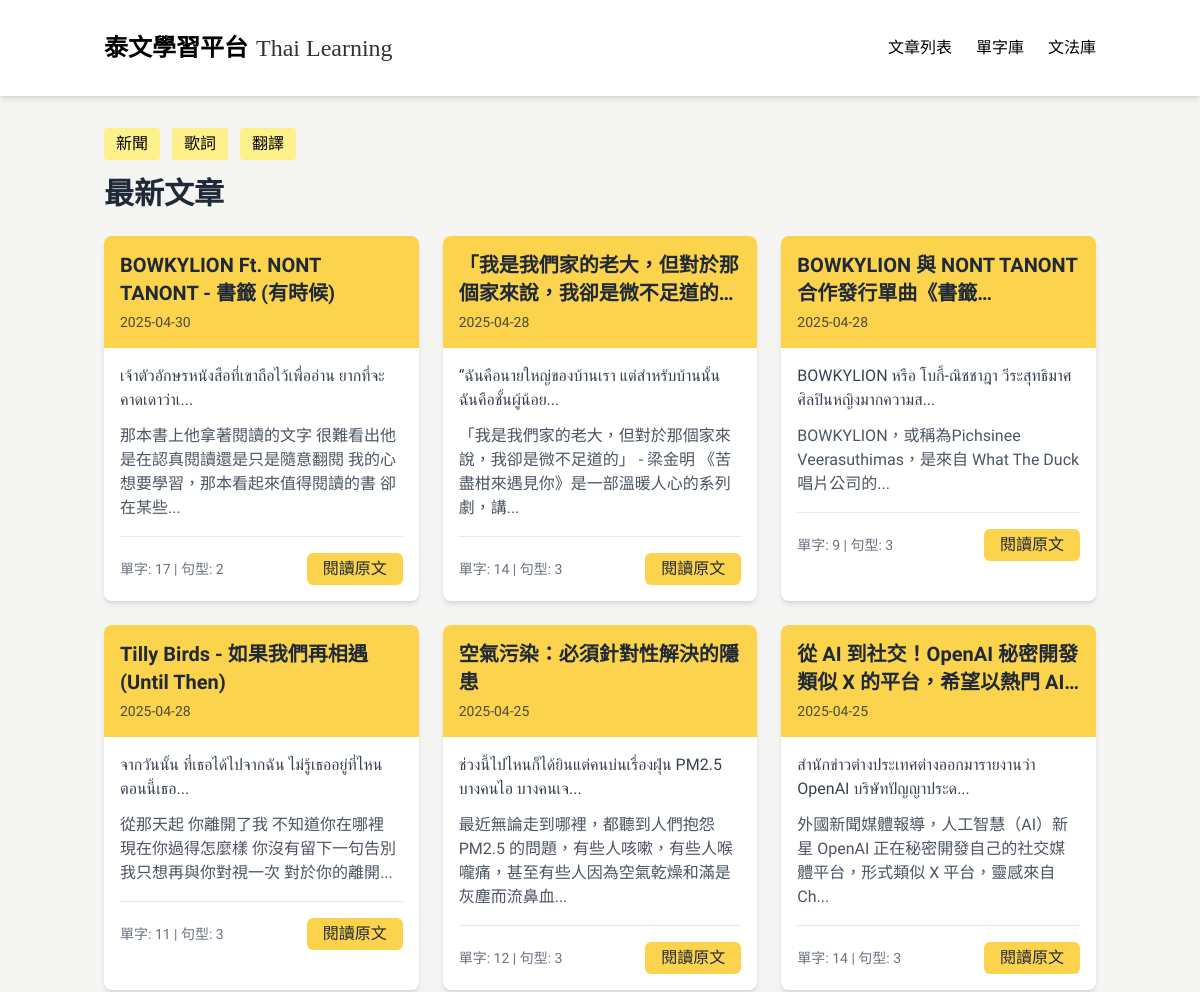
Before: / (upper part) with the older database file.
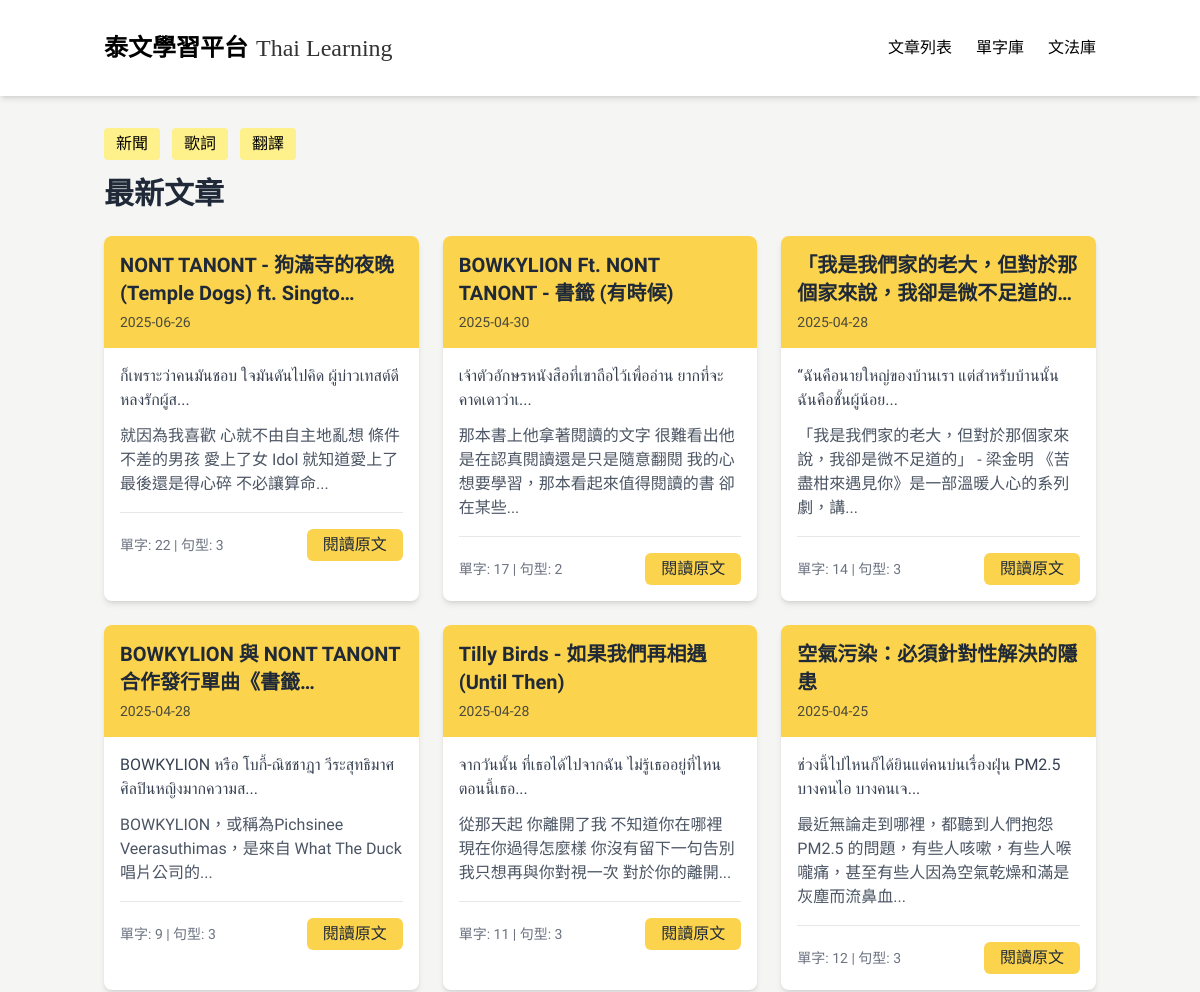
After: the same page with the newer database file.
### tables this page shows
CREATE TABLE Article (
            id INTEGER PRIMARY KEY AUTOINCREMENT,
            title TEXT,
            chineseTitle TEXT,
            content TEXT,
            chineseContent TEXT,
            category TEXT,
            url TEXT,
            status TEXT,
            createdAt TEXT,
            updatedAt TEXT,
            authorId INTEGER
        );

### app_sqlite.py (the view)
@app.route('/')
def index():
    conn = get_db_connection()
    articles = conn.execute('SELECT * FROM Article WHERE status = "published" ORDER BY createdAt DESC').fetchall()
    article_data = []
    for article in articles:
        article_id = article['id']
        word_count = conn.execute('SELECT COUNT(*) FROM WordArticle WHERE articleId = ?', (article_id,)).fetchone()[0]
        grammar_count = conn.execute('SELECT COUNT(*) FROM GrammarArticle WHERE articleId = ?', (article_id,)).fetchone()[0]
        category = article['category']
        if category and '_' in category:
            main_cat, sub_cat = category.split('_', 1)
        else:
            main_cat, sub_cat = 'uncategorized', 'uncategorized'
        article_data.append({
            **dict(article),
            'wordCount': word_count,
            'grammarCount': grammar_count,
            'mainCategory': main_cat,
            'subCategory': sub_cat
        })
    conn.close()
    return render_template('index_adjust.html', articles=article_data)

### app_sqlite.py (called while the page is built)
def get_db_connection():
    base_path = os.path.dirname(os.path.abspath(__file__))
    db_path = os.path.join(base_path, 'data.db')
    conn = sqlite3.connect(db_path)  # SQLite 檔名
    conn.row_factory = sqlite3.Row     # 讓取出的資料像字典一樣操作
    return conn

### templates/index_adjust.html (shortened to what this page needs)
{% extends "base.html" %}
{% block content %}
<div class="container mx-auto px-4 py-8">
  <div id="articles" class="tab-content">
    <div class="flex flex-wrap gap-3 mb-4">
      <button class="main-category-btn bg-yellow-200 hover:bg-yellow-300 px-3 py-1 rounded" data-main="news">新聞</button>
      <button class="main-category-btn bg-yellow-200 hover:bg-yellow-300 px-3 py-1 rounded" data-main="lyrics">歌詞</button>
      <button class="main-category-btn bg-yellow-200 hover:bg-yellow-300 px-3 py-1 rounded" data-main="translation">翻譯</button>
    </div>
    <div class="mb-8">
      <h1 class="text-3xl font-bold mb-6 text-gray-800">最新文章</h1>
      <div class="grid grid-cols-1 md:grid-cols-2 lg:grid-cols-3 gap-6">
        {% for article in articles %}
        <div class="bg-white rounded-lg shadow-md overflow-hidden hover:shadow-lg transition-shadow duration-300 article-card" data-main="{{ article.category.split('_')[0] }}" data-sub="{{ article.category.split('_')[1] }}">
        <div class="gradient-bg p-4 h-28 flex flex-col justify-between">
          <h3 class="text-xl font-semibold leading-snug line-clamp-2 break-words">{{ article.chineseTitle }}</h3>
          <p class="text-sm opacity-80">{{ article.createdAt[:10] }}</p>
        </div>
          <div class="p-4">
            <div class="flex flex-col justify-between h-full">
              <div>
                <p class="thai-text mb-3 text-gray-700">{{ article.content[:60] }}...</p>
                <p class="mb-4 text-gray-600">{{ article.chineseContent[:60] }}...</p>
              </div>
              <div class="mt-auto pt-4 border-t flex justify-between items-center">
                <span class="text-sm text-gray-500">單字: {{ article.wordCount }} | 句型: {{ article.grammarCount }}</span>
                <a href="/article/{{ article.id }}" class="bg-[var(--main-color)] hover:bg-[var(--main-color-hover)] text-[var(--main-color-dark)] hover:text-white px-4 py-1 rounded-md transition-colors">閱讀原文</a>
              </div>
            </div>
          </div>
        </div>
      {% endfor %}
      </div>
    </div>
  </div>
</div>
{% endblock %}

Changed rows visible on the page:
no longer on this page (row unchanged): Article: chineseTitle "從 AI 到社交！OpenAI 秘密開發類似 X 的平台，希望以熱門…", createdAt "2025-04-25", content "สำนักข่าวต่างประเทศต่างออกมารายงานว่า OpenAI บริษัทปัญญาประด", chineseContent "外國新聞媒體報導，人工智慧（AI）新星 OpenAI 正在秘密開發自己的社交媒體平台，形式類似 X 平台，靈感來自 Ch", wordCount "14", grammarCount "3"
added Article: chineseTitle "NONT TANONT - 狗滿寺的夜晚 (Temple Dogs) ft.…", createdAt "2025-06-26", content "ก็เพราะว่าคนมันชอบ ใจมันดันไปคิด ผู้บ่าวเทสต์ดี หลงรักผู้ส", chineseContent "就因為我喜歡 心就不由自主地亂想 條件不差的男孩 愛上了女 Idol 就知道愛上了 最後還是得心碎 不必讓算命", wordCount "22", grammarCount "3"
